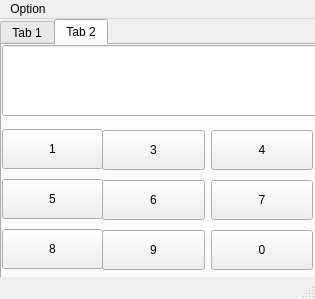
<?xml version="1.0" encoding="UTF-8"?>
<ui version="4.0">
 <class>MainWindow</class>
 <widget class="QMainWindow" name="MainWindow">
  <property name="geometry">
   <rect>
    <x>0</x>
    <y>0</y>
    <width>315</width>
    <height>299</height>
   </rect>
  </property>
  <property name="windowTitle">
   <string>Kalkulator</string>
  </property>
  <widget class="QWidget" name="centralwidget">
   <widget class="QTabWidget" name="tabWidget">
    <property name="geometry">
     <rect>
      <x>0</x>
      <y>0</y>
      <width>321</width>
      <height>261</height>
     </rect>
    </property>
    <property name="currentIndex">
     <number>1</number>
    </property>
    <widget class="QWidget" name="tab">
     <attribute name="title">
      <string>Tab 1</string>
     </attribute>
     <widget class="QWidget" name="gridLayoutWidget">
      <property name="geometry">
       <rect>
        <x>0</x>
        <y>90</y>
        <width>311</width>
        <height>134</height>
       </rect>
      </property>
      <layout class="QGridLayout" name="gridLayout">
       <property name="verticalSpacing">
        <number>6</number>
       </property>
       <item row="2" column="0">
        <widget class="QPushButton" name="pushButton_5">
         <property name="minimumSize">
          <size>
           <width>40</width>
           <height>40</height>
          </size>
         </property>
         <property name="text">
          <string>8</string>
         </property>
        </widget>
       </item>
       <item row="1" column="2">
        <widget class="QPushButton" name="pushButton_17">
         <property name="minimumSize">
          <size>
           <width>40</width>
           <height>40</height>
          </size>
         </property>
         <property name="text">
          <string>7</string>
         </property>
        </widget>
       </item>
       <item row="0" column="1">
        <widget class="QPushButton" name="pushButton_8">
         <property name="minimumSize">
          <size>
           <width>40</width>
           <height>40</height>
          </size>
         </property>
         <property name="text">
          <string>3</string>
         </property>
        </widget>
       </item>
       <item row="1" column="0">
        <widget class="QPushButton" name="pushButton_7">
         <property name="minimumSize">
          <size>
           <width>40</width>
           <height>40</height>
          </size>
         </property>
         <property name="text">
          <string>5</string>
         </property>
        </widget>
       </item>
       <item row="2" column="2">
        <widget class="QPushButton" name="pushButton_4">
         <property name="minimumSize">
          <size>
           <width>40</width>
           <height>40</height>
          </size>
         </property>
         <property name="text">
          <string>0</string>
         </property>
        </widget>
       </item>
       <item row="2" column="1">
        <widget class="QPushButton" name="pushButton_6">
         <property name="minimumSize">
          <size>
           <width>40</width>
           <height>40</height>
          </size>
         </property>
         <property name="text">
          <string>9</string>
         </property>
        </widget>
       </item>
       <item row="1" column="1">
        <widget class="QPushButton" name="pushButton_16">
         <property name="minimumSize">
          <size>
           <width>40</width>
           <height>40</height>
          </size>
         </property>
         <property name="text">
          <string>6</string>
         </property>
        </widget>
       </item>
       <item row="0" column="2">
        <widget class="QPushButton" name="pushButton_9">
         <property name="minimumSize">
          <size>
           <width>40</width>
           <height>40</height>
          </size>
         </property>
         <property name="text">
          <string>4</string>
         </property>
        </widget>
       </item>
       <item row="0" column="0">
        <widget class="QPushButton" name="pushButton_18">
         <property name="minimumSize">
          <size>
           <width>40</width>
           <height>40</height>
          </size>
         </property>
         <property name="text">
          <string>1</string>
         </property>
        </widget>
       </item>
      </layout>
     </widget>
     <widget class="QLineEdit" name="lineEdit">
      <property name="geometry">
       <rect>
        <x>0</x>
        <y>0</y>
        <width>311</width>
        <height>81</height>
       </rect>
      </property>
     </widget>
    </widget>
    <widget class="QWidget" name="tab_2">
     <attribute name="title">
      <string>Tab 2</string>
     </attribute>
     <widget class="QWidget" name="verticalLayoutWidget">
      <property name="geometry">
       <rect>
        <x>0</x>
        <y>80</y>
        <width>101</width>
        <height>151</height>
       </rect>
      </property>
      <layout class="QVBoxLayout" name="verticalLayout_4">
       <item>
        <widget class="QPushButton" name="pushButton">
         <property name="minimumSize">
          <size>
           <width>40</width>
           <height>40</height>
          </size>
         </property>
         <property name="text">
          <string>1</string>
         </property>
        </widget>
       </item>
       <item>
        <widget class="QPushButton" name="pushButton_3">
         <property name="minimumSize">
          <size>
           <width>40</width>
           <height>40</height>
          </size>
         </property>
         <property name="text">
          <string>5</string>
         </property>
        </widget>
       </item>
       <item>
        <widget class="QPushButton" name="pushButton_2">
         <property name="minimumSize">
          <size>
           <width>40</width>
           <height>40</height>
          </size>
         </property>
         <property name="text">
          <string>8</string>
         </property>
        </widget>
       </item>
      </layout>
     </widget>
     <widget class="QLineEdit" name="lineEdit_2">
      <property name="geometry">
       <rect>
        <x>0</x>
        <y>0</y>
        <width>321</width>
        <height>71</height>
       </rect>
      </property>
     </widget>
     <widget class="QWidget" name="horizontalLayoutWidget">
      <property name="geometry">
       <rect>
        <x>100</x>
        <y>80</y>
        <width>211</width>
        <height>51</height>
       </rect>
      </property>
      <layout class="QHBoxLayout" name="horizontalLayout">
       <item>
        <widget class="QPushButton" name="pushButton_33">
         <property name="minimumSize">
          <size>
           <width>40</width>
           <height>40</height>
          </size>
         </property>
         <property name="text">
          <string>3</string>
         </property>
        </widget>
       </item>
       <item>
        <widget class="QPushButton" name="pushButton_19">
         <property name="minimumSize">
          <size>
           <width>40</width>
           <height>40</height>
          </size>
         </property>
         <property name="text">
          <string>4</string>
         </property>
        </widget>
       </item>
      </layout>
     </widget>
     <widget class="QWidget" name="horizontalLayoutWidget_3">
      <property name="geometry">
       <rect>
        <x>100</x>
        <y>130</y>
        <width>211</width>
        <height>51</height>
       </rect>
      </property>
      <layout class="QHBoxLayout" name="horizontalLayout_3">
       <item>
        <widget class="QPushButton" name="pushButton_34">
         <property name="minimumSize">
          <size>
           <width>40</width>
           <height>40</height>
          </size>
         </property>
         <property name="text">
          <string>6</string>
         </property>
        </widget>
       </item>
       <item>
        <widget class="QPushButton" name="pushButton_35">
         <property name="minimumSize">
          <size>
           <width>40</width>
           <height>40</height>
          </size>
         </property>
         <property name="text">
          <string>7</string>
         </property>
        </widget>
       </item>
      </layout>
     </widget>
     <widget class="QWidget" name="horizontalLayoutWidget_4">
      <property name="geometry">
       <rect>
        <x>100</x>
        <y>180</y>
        <width>211</width>
        <height>51</height>
       </rect>
      </property>
      <layout class="QHBoxLayout" name="horizontalLayout_4">
       <item>
        <widget class="QPushButton" name="pushButton_36">
         <property name="minimumSize">
          <size>
           <width>40</width>
           <height>40</height>
          </size>
         </property>
         <property name="text">
          <string>9</string>
         </property>
        </widget>
       </item>
       <item>
        <widget class="QPushButton" name="pushButton_37">
         <property name="minimumSize">
          <size>
           <width>40</width>
           <height>40</height>
          </size>
         </property>
         <property name="text">
          <string>0</string>
         </property>
        </widget>
       </item>
      </layout>
     </widget>
    </widget>
   </widget>
  </widget>
  <widget class="QMenuBar" name="menubar">
   <property name="geometry">
    <rect>
     <x>0</x>
     <y>0</y>
     <width>315</width>
     <height>22</height>
    </rect>
   </property>
   <widget class="QMenu" name="menuOption">
    <property name="title">
     <string>Option</string>
    </property>
    <addaction name="action"/>
    <addaction name="action_2"/>
    <addaction name="action_3"/>
    <addaction name="action_4"/>
    <addaction name="action_5"/>
   </widget>
   <addaction name="menuOption"/>
  </widget>
  <widget class="QStatusBar" name="statusbar"/>
  <action name="action">
   <property name="text">
    <string>*</string>
   </property>
  </action>
  <action name="action_2">
   <property name="text">
    <string>/</string>
   </property>
  </action>
  <action name="action_3">
   <property name="text">
    <string>+</string>
   </property>
  </action>
  <action name="action_4">
   <property name="text">
    <string>-</string>
   </property>
  </action>
  <action name="action_5">
   <property name="text">
    <string>=</string>
   </property>
  </action>
 </widget>
 <resources/>
 <connections/>
</ui>
